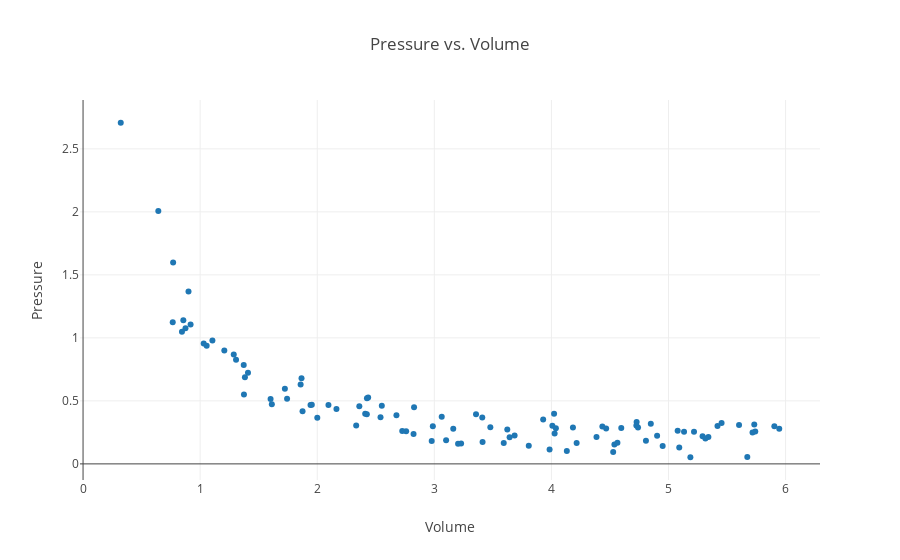

This figure's notebook cell:
### Code cell
# Imports.
import plotly.offline as py
from plotly.offline import init_notebook_mode, iplot
import plotly.graph_objs as go
import numpy as np

# Initialize plotly for Jupyter notebooks.
init_notebook_mode(connected=True)

# Initialize data sets.
gx = []
gy = []

# Constant multiple in Boyle's Law.
k = 1

# Boyle's Law is technically PV = k, where k is constant for that specific system, (It varies between systems.)
# and P1V1 = P2V2 is only a result of this relationship. Students do not learn this however.
# For simplicity k is set to 1.

# Standard deviation. Arbitrary value.
sd = 0.15

# Randomly generate data based on user defined volume and number of trials.
for i in range(0, N):
    temp = np.random.random_sample() * volume
    
    # Prevent large outliers. The limit is arbitrary, it is just so the graph looks nice.
    limit = np.random.random_sample() + 1
    while(k/temp > volume/limit):
        temp = np.random.random_sample() * volume
    
    outputx = np.random.uniform(temp-sd, temp+sd)
    outputy = np.random.uniform((k/temp)-sd, (k/temp)+sd)
    
    gx.append(outputx)
    gy.append(outputy)
    

# Create a trace.
trace = go.Scatter(
    x = gx,
    y = gy,
    mode = 'markers'
)

# Label the graph.
templayout = go.Layout(
    title = 'Pressure vs. Volume',
    xaxis = dict(title='Volume'),
    yaxis = dict(title='Pressure')
)

# Plot graph
tempdata = [trace]
fig = go.Figure(data = tempdata, layout = templayout)
py.iplot(fig, filename='basic-scatter')

### Figure 1 — Plotly figure (JSON) as saved in the notebook; plotly's stock layout.template omitted (floating-point values rounded to 4 significant figures)
{"data": [{"mode": "markers", "type": "scatter", "x": [4.527, 1.207, 4.728, 1.03, 4.538, 1.287, 3.807, 4.184, 4.564, 4.215, 1.612, 0.8564, 4.023, 2.333, 3.623, 3.063, 1.943, 0.9183, 2.759, 4.726, 1.874, 5.291, 3.203, 3.984, 4.008, 2.978, 2.435, 2.827, 5.218, 5.341, 4.027, 0.8747, 2.726, 4.807, 5.904, 1.372, 4.467, 1.602, 2.823, 3.929, 5.673, 5.092, 1.382, 1.724, 1.056, 1.742, 1.105, 1.307, 5.418, 3.643, 3.229, 5.133, 4.038, 0.3219, 5.453, 2.41, 5.078, 5.315, 2.36, 5.741, 4.132, 5.187, 2.425, 5.733, 4.435, 4.597, 3.478, 2.987, 4.849, 0.6428, 2.096, 2.424, 0.8447, 5.602, 1.409, 2.164, 4.74, 1.953, 0.7658, 3.101, 2.54, 2.676, 5.717, 4.385, 3.686, 0.7691, 3.41, 1.866, 3.356, 1.374, 4.903, 3.593, 4.95, 1.858, 2.0, 3.412, 5.946, 2.551, 0.9005, 3.162], "y": [0.09341, 0.9008, 0.3317, 0.9552, 0.154, 0.8685, 0.1443, 0.2889, 0.1677, 0.1662, 0.4738, 1.141, 0.3973, 0.3054, 0.2736, 0.3744, 0.4679, 1.106, 0.2597, 0.3056, 0.4179, 0.2185, 0.1589, 0.114, 0.3033, 0.1823, 0.5272, 0.4488, 0.2556, 0.2135, 0.2419, 1.077, 0.2602, 0.1844, 0.2997, 0.7841, 0.2804, 0.5143, 0.2378, 0.3521, 0.0556, 0.1304, 0.6875, 0.5966, 0.9384, 0.5162, 0.9786, 0.8257, 0.3001, 0.2123, 0.1609, 0.255, 0.2829, 2.707, 0.3248, 0.3987, 0.2621, 0.2024, 0.4568, 0.2564, 0.1023, 0.05264, 0.5209, 0.3134, 0.2972, 0.2853, 0.2915, 0.299, 0.3194, 2.006, 0.4666, 0.3931, 1.049, 0.3085, 0.7237, 0.4354, 0.288, 0.4687, 1.124, 0.1872, 0.3691, 0.3865, 0.2491, 0.2143, 0.2261, 1.597, 0.368, 0.68, 0.3932, 0.55, 0.2235, 0.165, 0.1425, 0.6291, 0.3659, 0.1736, 0.2789, 0.4605, 1.368, 0.279]}], "layout": {"title": "Pressure vs. Volume", "xaxis": {"title": "Volume"}, "yaxis": {"title": "Pressure"}}}
